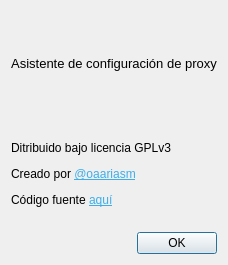
<?xml version="1.0" encoding="UTF-8"?>
<ui version="4.0">
 <class>About_Dialog</class>
 <widget class="QDialog" name="About_Dialog">
  <property name="geometry">
   <rect>
    <x>0</x>
    <y>0</y>
    <width>228</width>
    <height>265</height>
   </rect>
  </property>
  <property name="windowTitle">
   <string>Acerca de</string>
  </property>
  <property name="windowIcon">
   <iconset>
    <normaloff>../../../../../../run/media/oaaariasm/Local/Projects/Python/xfce-proxy/icon/logo.png</normaloff>../../../../../../run/media/oaaariasm/Local/Projects/Python/xfce-proxy/icon/logo.png</iconset>
  </property>
  <layout class="QVBoxLayout" name="verticalLayout">
   <item>
    <widget class="QLabel" name="title_label">
     <property name="mouseTracking">
      <bool>true</bool>
     </property>
     <property name="frameShadow">
      <enum>QFrame::Raised</enum>
     </property>
     <property name="text">
      <string>&lt;!DOCTYPE HTML PUBLIC &quot;-//W3C//DTD HTML 4.0//EN&quot; &quot;http://www.w3.org/TR/REC-html40/strict.dtd&quot;&gt;
&lt;html&gt;&lt;head&gt;&lt;meta name=&quot;qrichtext&quot; content=&quot;1&quot; /&gt;&lt;style type=&quot;text/css&quot;&gt;
p, li { white-space: pre-wrap; }
&lt;/style&gt;&lt;/head&gt;&lt;body style=&quot; font-family:'Segoe UI'; font-size:10pt; font-weight:400; font-style:normal;&quot;&gt;
&lt;p align=&quot;center&quot; style=&quot; margin-top:12px; margin-bottom:12px; margin-left:0px; margin-right:0px; -qt-block-indent:0; text-indent:0px;&quot;&gt;Asistente de configuración de proxy&lt;/p&gt;&lt;/body&gt;&lt;/html&gt;</string>
     </property>
     <property name="textFormat">
      <enum>Qt::RichText</enum>
     </property>
     <property name="alignment">
      <set>Qt::AlignCenter</set>
     </property>
    </widget>
   </item>
   <item>
    <widget class="QLabel" name="description_label">
     <property name="frameShadow">
      <enum>QFrame::Raised</enum>
     </property>
     <property name="text">
      <string>&lt;html&gt;&lt;head/&gt;&lt;body&gt;&lt;p&gt;Ditribuido bajo licencia GPLv3&lt;/p&gt;&lt;p&gt;Creado por &lt;a href=&quot;https://github.com/oaariasm&quot;&gt;&lt;span style=&quot; text-decoration: underline; color:#3daee9;&quot;&gt;@oaariasm&lt;/span&gt;&lt;/a&gt;&lt;/p&gt;&lt;p&gt;Código fuente &lt;a href=&quot;https://github.com/oaariasm/xfce-proxy&quot;&gt;&lt;span style=&quot; text-decoration: underline; color:#3daee9;&quot;&gt;aquí&lt;/span&gt;&lt;/a&gt;&lt;/p&gt;&lt;/body&gt;&lt;/html&gt;</string>
     </property>
     <property name="openExternalLinks">
      <bool>true</bool>
     </property>
    </widget>
   </item>
   <item>
    <widget class="QDialogButtonBox" name="ok_buttonBox">
     <property name="orientation">
      <enum>Qt::Horizontal</enum>
     </property>
     <property name="standardButtons">
      <set>QDialogButtonBox::Ok</set>
     </property>
    </widget>
   </item>
  </layout>
 </widget>
 <resources/>
 <connections>
  <connection>
   <sender>ok_buttonBox</sender>
   <signal>accepted()</signal>
   <receiver>About_Dialog</receiver>
   <slot>accept()</slot>
   <hints>
    <hint type="sourcelabel">
     <x>248</x>
     <y>254</y>
    </hint>
    <hint type="destinationlabel">
     <x>157</x>
     <y>274</y>
    </hint>
   </hints>
  </connection>
  <connection>
   <sender>ok_buttonBox</sender>
   <signal>rejected()</signal>
   <receiver>About_Dialog</receiver>
   <slot>reject()</slot>
   <hints>
    <hint type="sourcelabel">
     <x>316</x>
     <y>260</y>
    </hint>
    <hint type="destinationlabel">
     <x>286</x>
     <y>274</y>
    </hint>
   </hints>
  </connection>
 </connections>
</ui>
